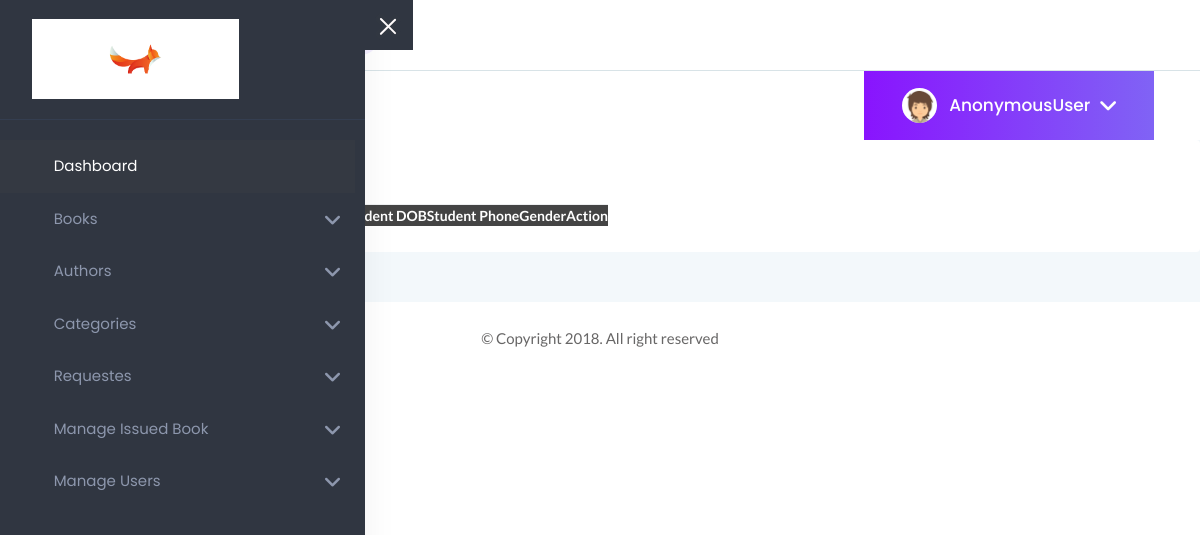
The page /userlist on the database as committed earlier.
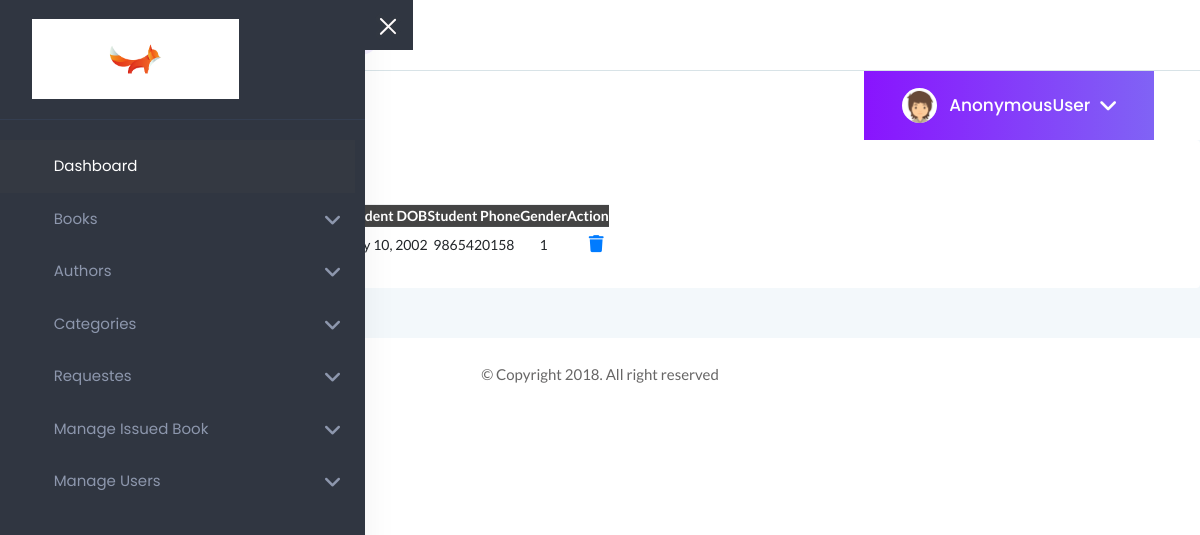
The same page on the database as committed later.
### home/models.py (models this page shows, shortened)
class Student(models.Model):
    user = models.OneToOneField(CustomUser, on_delete=models.CASCADE)
    is_email_verfied = models.BooleanField(default = False)
    email_token = models.CharField(max_length=100,null=True,blank=True)
    student_dob = models.DateField(auto_now_add=False)
    gender= models.CharField(max_length=10)
    branch = models.CharField(max_length=10)
    roll_no = models.CharField(max_length=3, blank=True)
    phone = models.CharField(max_length=10, blank=True)
    image = models.ImageField(upload_to="uploads/profile-pic/")

### home/views.py (the view)
# urls.py: path('userlist' ,USERLIST,name="userlist"),
def USERLIST(request):
    students = Student.objects.all()
    context ={
        'students':students
    }
    return render(request,'admin/users_list.html',context)

### templates/admin/users_list.html (shortened to what this page needs)
{% extends "admin/admin_dashboard.html" %}
{% load static %}
{% block css %}
  <link rel="stylesheet" href="https://cdn.datatables.net/1.11.4/css/jquery.dataTables.min.css">
  <link rel="stylesheet" href="https://cdnjs.cloudflare.com/ajax/libs/font-awesome/6.0.0/css/all.min.css">
{% endblock css %}
{% block body %}
    <div class="row">
        <div class="card" style="width: 100%;">
            <div class="card-body">
                <h4 class="header-title">User Table</h4>
                <div class="data-tables datatable-dark">
                    <table id="dataTable3" class="text-center">
                        <thead class="text-capitalize">
                            <tr>
                                <th>Student Name</th>
                                <th>Student branch</th>
                                <th>Student Roll number</th>
                                <th>Student DOB</th>
                                <th>Student Phone</th>
                                <th>Gender</th>
                                <th>Action</th>
                            </tr>
                        </thead>
                        <tbody>
                            {% for student in students %}
                            <tr>
                                <td>{{student.user.first_name }}&nbsp;{{student.user.last_name }}</td>
                                <td>{{student.branch }}</td>
                                <td>{{student.roll_no }}</td>
                                <td>{{student.student_dob }}</td>
                                <td>{{student.phone }}</td>
                                <td>{{student.gender }}</td>
                                <td class="text-right">
                                    <div class="actions">
                                       <a href="{% url 'deletestudent' student.id %}" type="submit" class="btn-delete" style="padding: 5px; font-size: 17px;">
                                       <i class="fas fa-trash"></i>
                                       </a>
                                    </div>
                                </td>
                            </tr>
                            {% endfor %}
                        </tbody>
                    </table>
                </div>
            </div>
        </div>
    </div>
{% endblock body %}

Rows that differ between the two databases and show on the page:
added Student: student_dob "May 10, 2002", phone "9865420158", gender "1"
